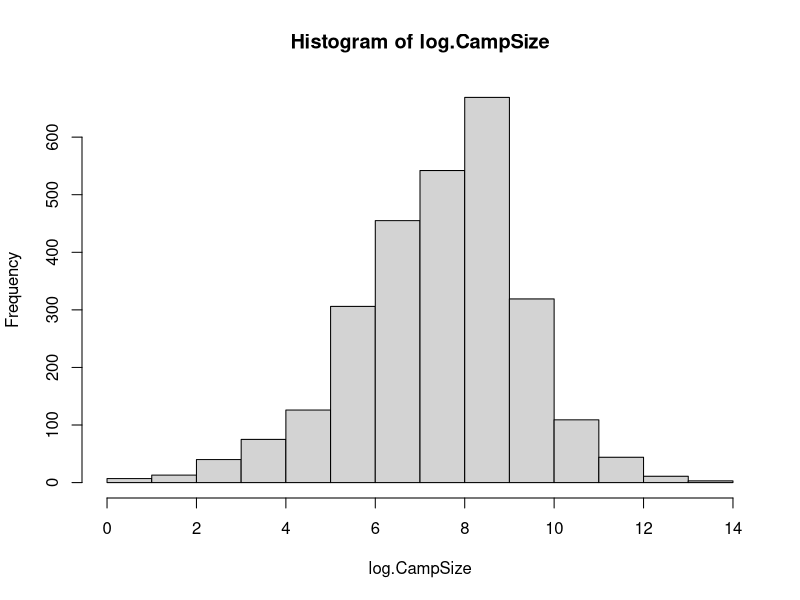
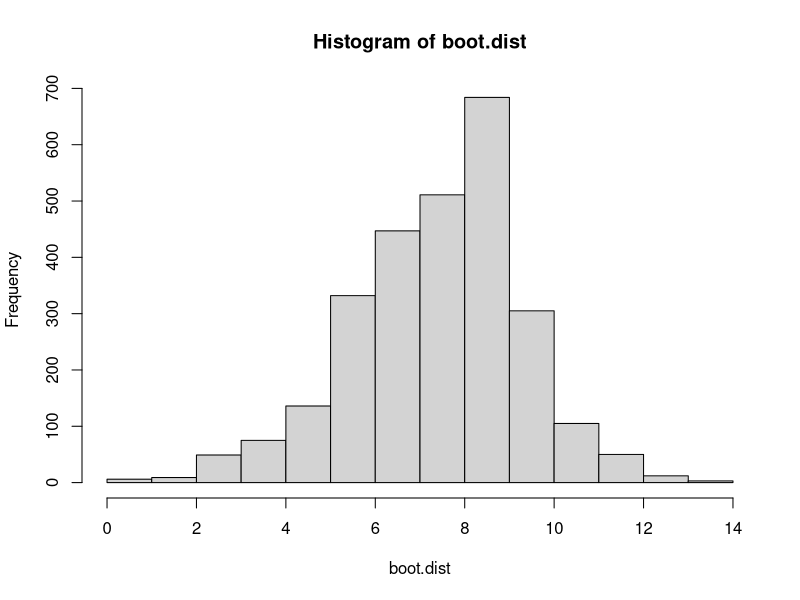
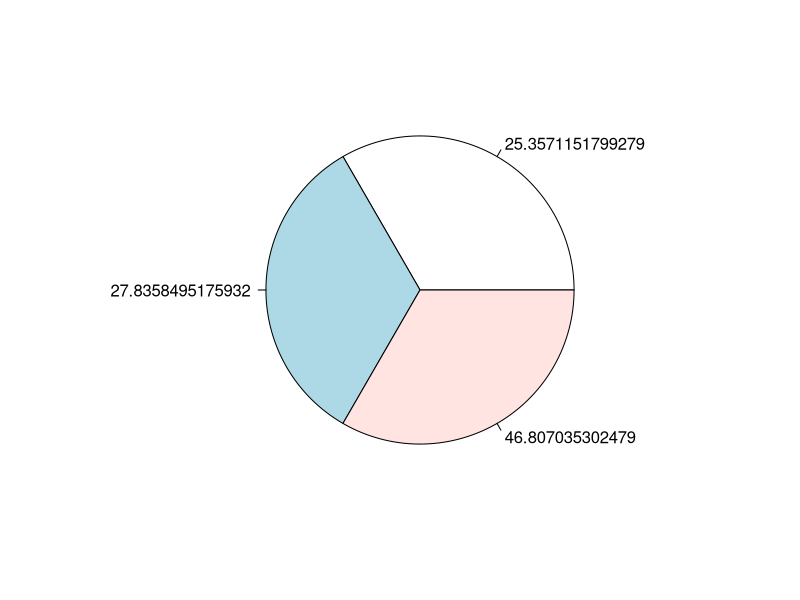

Write R code to recreate these figures, in order.
## ---- chunk 1
#load the data from csv
foxData = read.csv("FlyingFoxMonitoring.csv",header = TRUE)

#converting factor to integer
blkFox <- suppressWarnings(c(as.numeric(as.character(foxData$BlackFlyingFox.Count))))
redFox<- suppressWarnings(c(as.numeric(as.character(foxData$LittleRedFlyingFox.Count))))
greyFox<- suppressWarnings(c(as.numeric(as.character(foxData$GreyHeadedFlyingFox.Count))))
totalFox <- suppressWarnings(c(as.numeric(as.character(foxData$TotalSpecies.Count))))
camp <- (as.character(foxData$Camp))

#remove rows where variable FlyingFoxesAbsent does not match the total count being zero or not.

idHasFox=which(foxData$FlyingFoxesAbsent!=TRUE)
idHasNoFox=which(suppressWarnings(c(as.numeric(as.character(foxData$TotalSpecies.Count))))!=0)
illogicalFox=setdiff(idHasFox,idHasNoFox)

blkFox=blkFox[-illogicalFox]
redFox=redFox[-illogicalFox]
greyFox=greyFox[-illogicalFox]
totalFox=totalFox[-illogicalFox]
camp=camp[-illogicalFox]
##removing data with NA

#make a vector of the rows which have missing data
idNA=c(which(is.na(blkFox)),which(is.na(redFox)),which(is.na(greyFox)),which(is.na(totalFox)),which(is.na(camp)))
paste(length(idNA),"cases have NAs")

#remove those rows
blkFox=blkFox[-idNA]
redFox=redFox[-idNA]
greyFox=greyFox[-idNA]
totalFox=totalFox[-idNA]
camp=camp[-idNA]


#calculate totals based on each species
myTotal = blkFox+redFox+greyFox
diffTotals = totalFox-myTotal

#make a vector where if the difference between the actual total and the sum of each species doesn't match the value is NA and if it does it's "good"
idBadMath=ifelse(diffTotals!=0,NA,"good")
paste(sum(is.na(idBadMath)),"rows have totals that dont match the sum of each species")
#making a vecor of the NAs (which are actually the rows with bad maths)
idBadMath=which(is.na(idBadMath))



#removing the rows that have bad maths
blkFox=blkFox[-idBadMath]
redFox=redFox[-idBadMath]
greyFox=greyFox[-idBadMath]
totalFox=totalFox[-idBadMath]
camp=camp[-idBadMath]




## ---- chunk 2
##natural logarithm of the total species count per camp
foxyCamps=which(foxData$FlyingFoxesAbsent!=TRUE)
foxyCamps=totalFox[foxyCamps]
log.CampSize=log(foxyCamps)
#paste(totalFox,logCampSize)
#logCampSize
foxyCamps.length=length(foxyCamps)

##histogram of camp size logarithm
hist(log.CampSize)
## ---- chunk 3

##boot strap of mean camp size logarithm
##Generating a Bootstrap Distribution
b = 10000
boot.dist = rep(NA, b)
for (i in 1:b) {
boot.sample = sample(foxyCamps, replace=TRUE)
boot.dist=log(boot.sample)
boot.dist[i]=mean(boot.dist)
sd(boot.dist)
}
hist(boot.dist)

## ---- chunk 4


#proportion for whole species
blk=sum(blkFox)
red=sum(redFox)
grey=sum(greyFox)
foxProp=c(blk,red,grey)/sum(totalFox)*100

pie(table(foxProp))

## ---- chunk 5
